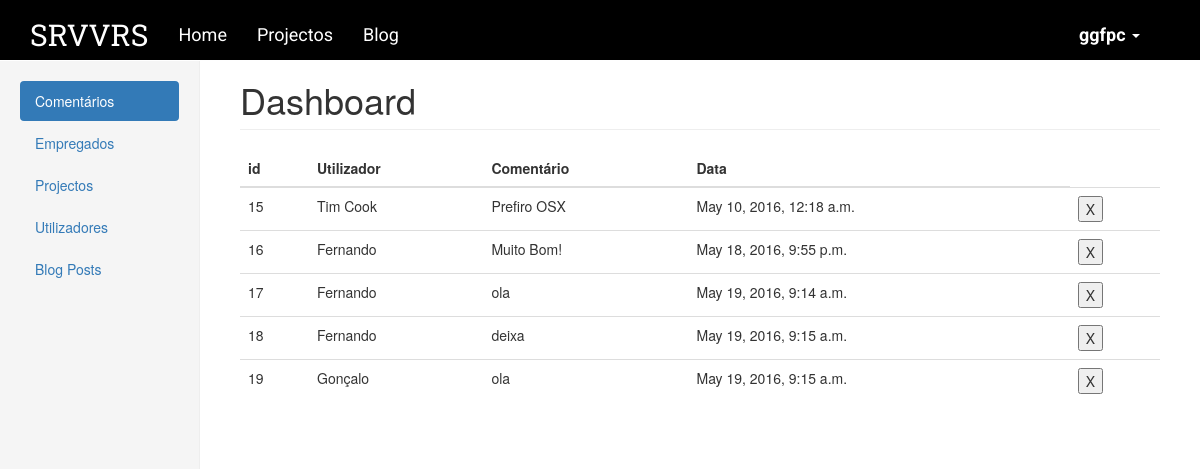
The app's page /dash (signed in) with its own data.
### projs/models.py (models this page shows, shortened)
class Comentario(models.Model):
    proj = models.ForeignKey(Projecto, on_delete=models.CASCADE)
    autor = models.CharField(max_length=200)
    texto = models.TextField(max_length=2000,default="")
    data = models.DateTimeField(default=timezone.now)

### projs/views.py (the view)
# urls.py: url(r'^dash$',views.dashboard, name='dashboard'),
def dashboard(request):
    if request.user.is_authenticated():
        comments = Comentario.objects.all
        users = User.objects.all
        blogposts = BlogPost.objects.all
        empregados = Empregado.objects.all
        projs = Projecto.objects.all
        projform = ProjectoForm
        empregadoform = EmpregadoForm
        userform = UserForm
        blogform = BlogForm
        print(comments)
        return render(request,'projs/dash.html', {'users': users,'comments' : comments, 'empregados' : empregados,
                                                    'projs' : projs, 'projform' : projform,'empregadoform' : empregadoform,
                                                    'userform':userform, 'blogposts' : blogposts, 'blogform' : blogform})
    else:
        return HttpResponseRedirect("/logging")

### projs/models.py (called while the page is built)
    def __str__(self):
        return self.nome + " - " + self.titulo

### projs/templates/projs/dash.html (shortened to what this page needs)
<!DOCTYPE html>
{% extends "projs/navbar.html" %}
{% load staticfiles %}
    {% block content %}
         <link rel="stylesheet" href="{% static 'css/dash.css' %}">
    <div class="container-fluid dash">
      <div class="row">
        <div class="col-sm-3 col-md-2 sidebar">
          <ul class="nav nav-pills nav-stacked">
            <li class="active"><a data-toggle="pill" href="#home">Comentários</a></li>
            <li><a data-toggle="pill" href="#empregados">Empregados</a></li>
            <li><a data-toggle="pill" href="#projectos">Projectos</a></li>
              {% if user.is_superuser %}
              <li><a data-toggle="pill" href="#utilizadores">Utilizadores</a></li>
              {% endif %}
                 <li><a data-toggle="pill" href="#blogposts">Blog Posts</a></li>
          </ul>
          </div>
          <div class="col-sm-9 col-sm-offset-3 col-md-10 col-md-offset-2 main">
          <h1 class="page-header">Dashboard</h1>
         <div class="tab-content">
              <div id="home" class="tab-pane fade in active">
                  <table class="table">
                      <thead>
                        <tr>
                            <th>id</th>
                          <th>Utilizador</th>
                          <th>Comentário</th>
                          <th>Data</th>
                        </tr>
                      </thead>
                      <tbody>
                      {% for c in comments %}
                        <tr>
                          <td>{{c.id}}</td>
                          <td>{{c.autor}}</td>
                          <td>{{c.texto}}</td>
                          <td>{{c.data}}</td>
                            <td>
                                <form action="{% url 'projs:apagaComment' c.id %}" method="post">
                                <input type="submit" value="X">
                                </form>
                            </td>
                        </tr>
                      {% endfor %}
                      </tbody>
                    </table>
              </div>
            </div>
        </div>
          </div>
        </div>
{% endblock %}

### projs/templates/projs/navbar.html (shortened to what this page needs)
<!DOCTYPE html>
{% load staticfiles %}
<html lang="en">
<head>
     <link rel="stylesheet" href="//maxcdn.bootstrapcdn.com/bootstrap/3.2.0/css/bootstrap.min.css">
    <link rel="stylesheet" href="//maxcdn.bootstrapcdn.com/bootstrap/3.2.0/css/bootstrap-theme.min.css">
     <link rel="stylesheet" href="{% static 'css/login.css' %}">
    <link rel="stylesheet" href="{% static 'css/nav.css' %}">
    <link rel="stylesheet" href="https://cdnjs.cloudflare.com/ajax/libs/animate.css/3.5.1/animate.css">
</head>
<body>
<div class="navbar-wrapper">
      <div class="container">
        <nav id="nav-id" class="navbar navbar-inverse navbar-fixed-top">
          <div class="container">
            <div class="navbar-header">
              <a class="navbar-brand" href="#">SRVVRS</a>
            </div>
            <div id="navbar" class="navbar-collapse collapse">
              <ul class="nav navbar-nav">
                <li><a href="/" id="go1">Home</a></li>
                <li><a href="/projetos" id="go5">Projectos</a></li>
                  <li><a href="/blog">Blog</a> </li>
              </ul>
                <ul class="nav navbar-nav navbar-right">
        <li class="dropdown">
            {% if user.is_authenticated  != True %}
          <a href="#" class="dropdown-toggle" data-toggle="dropdown"><b>Login</b> <span class="caret"></span></a>
			<ul id="login" class="dropdown-menu">
				<li>
					 <div class="row">
							<div class="col-md-12">
								 <form action="{% url 'projs:logging' %}" method="post">
                                     {% csrf_token %}
										<div class="form-group">
										 <label>Username</label>
											 <input type="text" class="form-control" name="email" placeholder="Username" required>
										</div>
										<div class="form-group">
											 <label>Password</label>
											 <input type="password" class="form-control" name="pwd" placeholder="Password" required>
										</div>
										<div class="form-group">
                                            <button type="submit" class="btn btn-primary btn-block">Sign in</button>
										</div>
										<div class="checkbox">
											 <label>
											 <input type="checkbox"> keep me logged-in
											 </label>
										</div>
								 </form>
							</div>
					 </div>
				</li>
			</ul>
           {% else %}
            <a href="#" class="dropdown-toggle" data-toggle="dropdown"><b>{{ user.get_username }}</b> <span class="caret"></span></a>
            {% endif %}
        </li>
      </ul>
            </div>
          </div>
        </nav>
      </div>
    </div>
            {% block content %}
            {% endblock  %}
</body>
</html>

### projs/static/css/nav.css (style rules this page uses)
.navbar-wrapper { position: absolute; top: 0; right: 0; left: 0; z-index: 20; }
.navbar-wrapper > .container { padding-right: 0; padding-left: 0; }
.navbar-wrapper .navbar { padding-right: 15px; padding-left: 15px; }
.navbar-wrapper .navbar .container { width: auto; }
.navbar-brand { font-family: 'Roboto Slab', serif; color:white; font-size:30px!important; }
.navbar a { font-size:18px; color:white!important;; text-shadow: none !important; }
.navbar { height: 70px; padding-top:10px; font-size: 15px; font-family: 'Roboto', serif; margin-right:30px; padding-right:20px; background: transparent; border-radius:0px; border:none; }
.active { background:white }

### projs/static/css/dash.css (style rules this page uses)
body { padding-top: 50px; background:black!important; }
.sidebar { top:61px!important; }
.dash { margin-top:10.49px; background:white; height:100vh; }
.sidebar { display: none; }
@media (min-width: 768px) { .sidebar { position: fixed; top: 51px; bottom: 0; left: 0; z-index: 1000; display: block; padding: 20px; overflow-x: hidden; overflow-y: auto; background-color: #f5f5f5; border-right: 1px solid #eee; } }
.main { padding: 20px; }
@media (min-width: 768px) { .main { padding-right: 40px; padding-left: 40px; } }
.main .page-header { margin-top: 0; }

### records on screen
Comentario: id "15", autor "Tim Cook", texto "Prefiro OSX", data "May 10, 2016, 12:18 a.m."
Comentario: id "16", autor "Fernando", texto "Muito Bom!", data "May 18, 2016, 9:55 p.m."
Comentario: id "17", autor "Fernando", texto "ola", data "May 19, 2016, 9:14 a.m."
Comentario: id "18", autor "Fernando", texto "deixa", data "May 19, 2016, 9:15 a.m."
Comentario: id "19", autor "Gonçalo", texto "ola", data "May 19, 2016, 9:15 a.m."

### other values on screen
{{ user.get_username }} "ggfpc"
